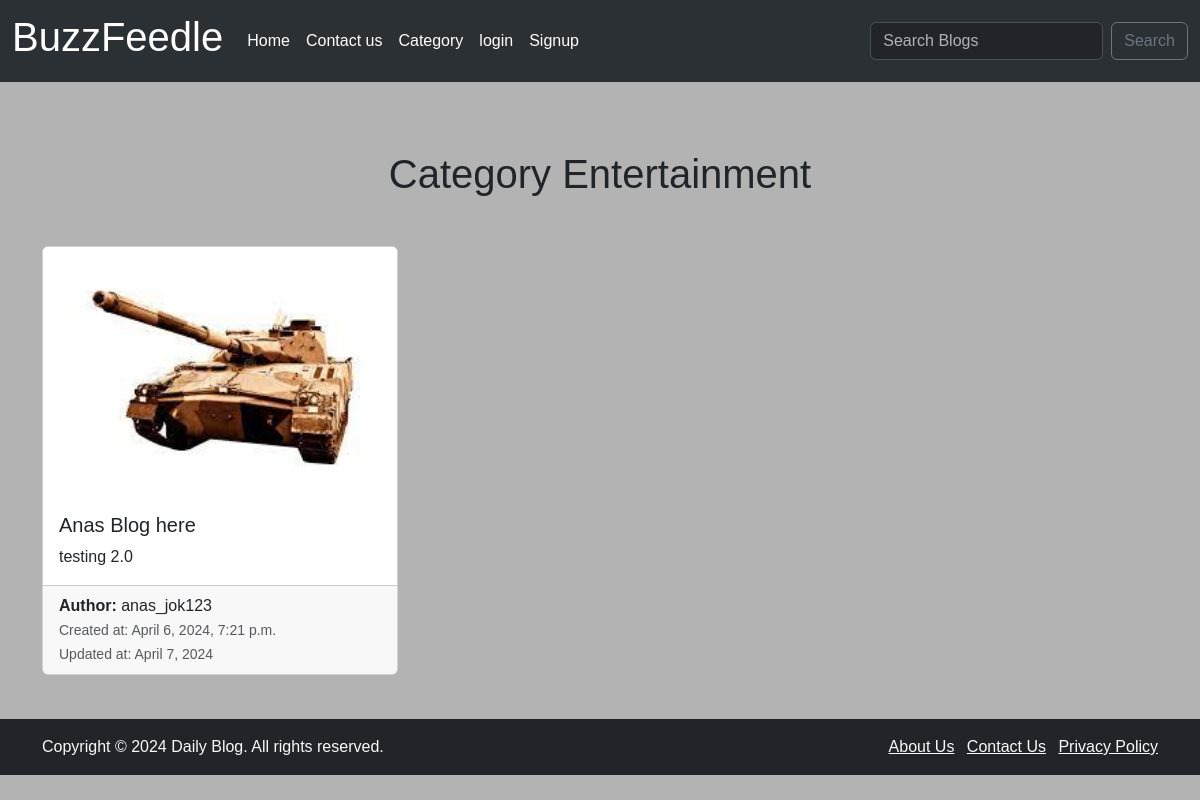
The app's page /category/entertainment/, older data.
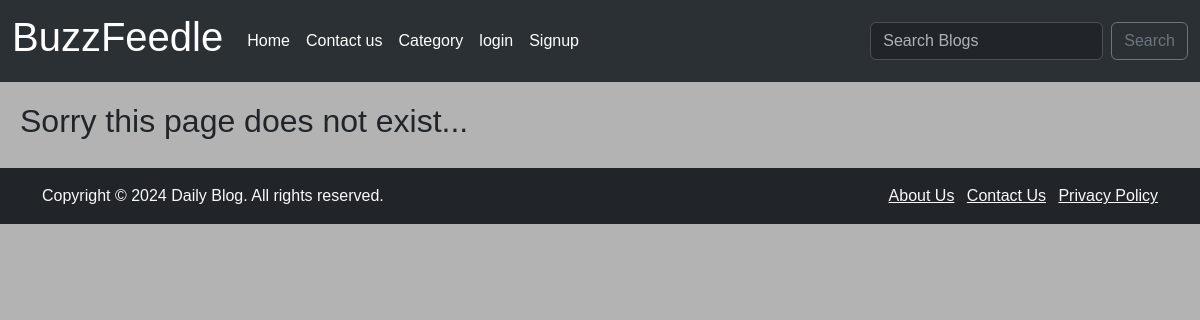
The same page, newer data.
### App/models.py (models this page shows, shortened)
class Product(models.Model):
    author = models.ForeignKey(User ,on_delete=models.CASCADE )
    name = models.CharField(max_length=255)
    description = RichTextField(blank=True, null=True)
    category = models.CharField(max_length=255, default="uncategorized" )
    image = models.ImageField( upload_to='products/')
    created_at = models.DateTimeField(auto_now_add=True)
    updated_at = models.DateField(auto_now=True)
    likes = models.ManyToManyField(User, related_name="blog_post")
    def short_description(self):
        word = self.description.split()  #spilt the word into list
        if len(word) > 50:  # if word are greater than 50 then
            return " ".join(word[:30]) + "..."
        else:
            return self.description

### App/views.py (the view)
# urls.py: path("category/<str:cats>/", views.cateogry_views, name='category'),
def cateogry_views(request, cats):
    category_list = Product.objects.filter(category=cats.replace('-', ' '))
    return render(request, "categories.html", {"cats":cats.title().replace('-', ' '), "category_list":category_list})

### App/templates/categories.html (shortened to what this page needs)
{% extends 'base.html' %}
{% block content %}
{% if category_list %}
    <div class="container mt-5">
        <h1 class="text-center mb-5">Category {{cats}}</h1>
        <div class="row">
            {% for product in category_list %}
            <div class="col-md-4 mb-4">
                <div class="card h-100">
                    <a href="{% url 'product_detail' pk=product.pk %}" style="text-decoration: none; color: inherit;">
                        <img src="{{ product.image.url }}" alt="{{ product.created_name }}" class="card-img-top"
                        style="height: 250px; object-fit: cover;">
                    <div class="card-body">
                        <h5 class="card-title">{{ product.name }}</h5>
                        </a>
                        <p class="card-text">{{ product.short_description|safe }}</p>
                    </div>
                    <div class="card-footer">
                        <p class="mb-0"><strong>Author:</strong> {{ product.author }}</p>
                        <small class="text-muted">Created at: {{ product.created_at }}</small><br>
                        <small class="text-muted">Updated at: {{ product.updated_at }}</small>
                    </div>
                </div>
            </div>
            {% endfor %}
        </div>
    </div>
{% else %}
<h2>Sorry this page does not exist... </h2>
{% endif  %}
{% endblock %}

Row changes from the older to the newer data that the page shows:
removed Product: category "Entertainment", image (picture), name "Anas Blog here", short_description "testing 2.0", author "anas_jok123", created_at "April 6, 2024, 7:21 p.m.", updated_at "April 7, 2024"
Text that changed along with them:
text no longer shown: "Category"
text now shown: "Sorry this page does not exist..."
